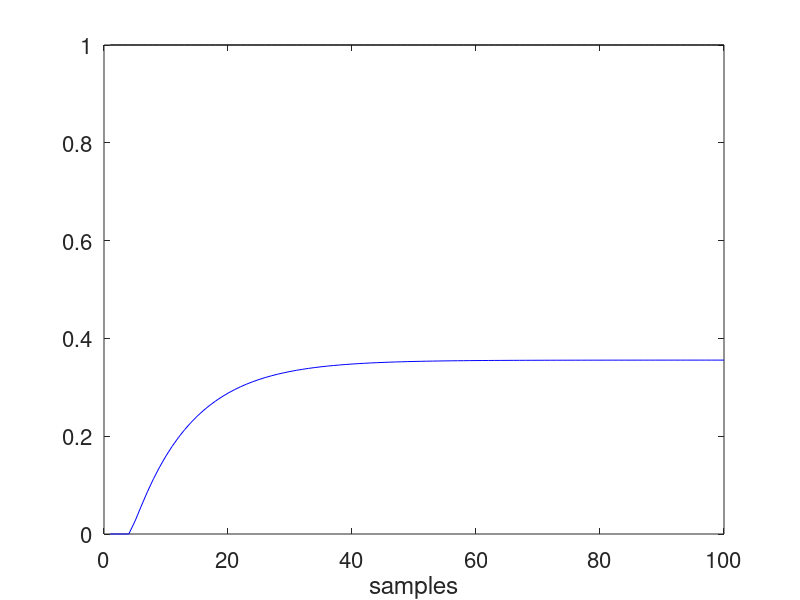

This figure's MATLAB source:
clear

N = 100;
% null inicial conditions
u = ones(N,1);
y = zeros(N,1);

% controller Cso 
% here the input is e(k) and the output is u(k)

for k = 5:N 
  % switch c
  %   case 1
  %     u(k-1) = 0.12297*e(k-2)-0.14378*e(k-3)+0.029841*e(k-4)+1.3194*u(k-2)+0.27354*u(k-3)-0.59292*u(k-4);
  %   case 2
  %     u(k-1) = 0.11682*e(k-2)-0.13659*e(k-3)+0.028349*e(k-4)+1.3194*u(k-2)+0.27344*u(k-3)-0.59298*u(k-4);
  %   case 3
  %     u(k-1) = 0.061484*e(k-2)-0.071888*e(k-3)+0.014921*e(k-4)+1.3194*u(k-2)+0.27255*u(k-3)-0.59354*u(k-4);
  % end
  y(k) = 1.169*y(k-1) - 0.2427*y(k-2) + 0.01611*u(k-1) + 0.0101*u(k-2);
  % error:
  % e(k) = r(k) - y(k);
end

stdy = std(y);

figure(1); clf;
plot(1:N,u,'k',1:N,y,'b')
set(gca,'FontSize',16)
xlabel('samples')
% axis([0 N -0.15 0.15]);

